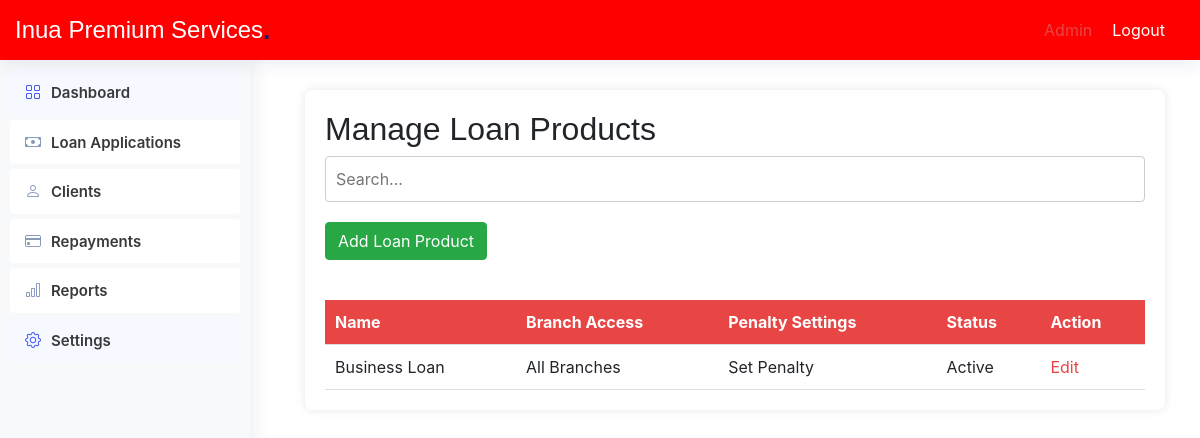
The page /admin/loan_products.php on the database its author committed.
### tables this page shows
CREATE TABLE `navigation_items` (
  `id` int(11) NOT NULL,
  `title` varchar(100) NOT NULL,
  `url` varchar(200) NOT NULL,
  `icon` varchar(50) DEFAULT NULL,
  `parent_id` int(11) DEFAULT NULL
);

CREATE TABLE `loan_products` (
  `id` int(11) NOT NULL,
  `name` varchar(255) NOT NULL,
  `branch_access` varchar(255) NOT NULL,
  `penalty_settings` varchar(255) NOT NULL,
  `status` enum('Active','Inactive') NOT NULL DEFAULT 'Active',
  `created_at` timestamp NOT NULL DEFAULT current_timestamp(),
  `updated_at` timestamp NOT NULL DEFAULT current_timestamp() ON UPDATE current_timestamp()
);

### includes/functions.php (called while the page is built, shortened)
<?php
function db_connect() {
    $host = 'localhost';
    $db = 'microfinance';
    $user = 'root';
    $pass = '';
    try {
        return new PDO("mysql:host=$host;dbname=$db", $user, $pass, [
            PDO::ATTR_ERRMODE => PDO::ERRMODE_EXCEPTION,
            PDO::ATTR_DEFAULT_FETCH_MODE => PDO::FETCH_ASSOC,
        ]);
    } catch (PDOException $e) {
        die('Connection failed: ' . $e->getMessage());
    }
}
function getLoanProducts() {
    $conn = db_connect();
    $stmt = $conn->query("SELECT * FROM loan_products");
    return $stmt->fetchAll(PDO::FETCH_ASSOC);
}
function getUserRole($userId) {
    $conn = db_connect();
    $stmt = $conn->prepare("SELECT role_id FROM users WHERE id = ?");
    $stmt->execute([$userId]);
    return $stmt->fetchColumn();
}
function getNavigationItems($roleId) {
    try {
        $conn = db_connect();
        $stmt = $conn->prepare("
            SELECT ni.id, ni.title, ni.url, ni.icon, ni.parent_id
            FROM navigation_items ni
            INNER JOIN navigation_item_roles nir ON ni.id = nir.navigation_item_id
            WHERE nir.role_id = :role_id
        ");
        $stmt->execute([':role_id' => $roleId]);
        $result = $stmt->fetchAll(PDO::FETCH_ASSOC);
        return $result ?: [];
    } catch (PDOException $e) {
        error_log('Database query error: ' . $e->getMessage());
        return [];
    } finally {
        $conn = null;
    }
}
?>

### admin/loan_products.php (the view, shortened to what this page needs)
<?php
include '../includes/functions.php';
$loanProducts = getLoanProducts();
?>
<!DOCTYPE html>
<html lang="en">
<head>
    <link rel="stylesheet" href="https://cdnjs.cloudflare.com/ajax/libs/bootstrap/5.3.3/css/bootstrap.min.css" />
    <link href="assets/vendor/bootstrap/css/bootstrap.min.css" rel="stylesheet">
    <link href="assets/vendor/bootstrap-icons/bootstrap-icons.css" rel="stylesheet">
    <link href="assets/css/style.css" rel="stylesheet">
</head>
<body>
   <?php include 'includes/header.php'; ?>
    <?php include '../includes/sidebar.php'; ?>
    <main class="main">
        <div class="container">
            <div class="table-container">
                <h2>Manage Loan Products</h2>
                <div class="search-container">
                    <input type="text" placeholder="Search...">
                </div>
                <button class="btn btn-success mb-3" data-bs-toggle="modal" data-bs-target="#addLoanProductModal">Add Loan Product</button>
                <br>
                <br>
                <table>
                    <thead>
                        <tr>
                            <th>Name</th>
                            <th>Branch Access</th>
                            <th>Penalty Settings</th>
                            <th>Status</th>
                            <th>Action</th>
                        </tr>
                    </thead>
                    <tbody>
                    <?php
                        foreach ($loanProducts as $product) {
                            echo "<tr>
                                <td>{$product['name']}</td>
                                <td>{$product['branch_access']}</td>
                                <td>{$product['penalty_settings']}</td>
                                <td>{$product['status']}</td>
                                <td><button class='btn-action'>Edit</button></td>
                            </tr>";
                        }
                    ?>
                    </tbody>
                </table>
            </div>
        </div>
    </main>
</body>
</html>

### includes/sidebar.php (shortened to what this page needs)
<?php
$userId = 1;
$roleId = getUserRole($userId);
$navItems = getNavigationItems($roleId);
function renderNavItems($items, $parentId = NULL) {
    $html = '';
    foreach ($items as $item) {
        if ($item['parent_id'] == $parentId) {
            $subItems = array_filter($items, function($i) use ($item) {
                return $i['parent_id'] == $item['id'];
            });
            $hasSubItems = !empty($subItems);
            $html .= '<li class="nav-item">';
            $html .= '<a class="nav-link' . ($hasSubItems ? ' collapsed' : '') . '" href="' . $item['url'] . '"';
            if ($hasSubItems) {
                $html .= ' data-bs-toggle="collapse" data-bs-target="#collapse-' . $item['id'] . '" aria-expanded="false" aria-controls="collapse-' . $item['id'] . '"';
            }
            $html .= '>';
            if ($item['icon']) {
                $html .= '<i class="' . $item['icon'] . '" title="' . $item['title'] . '"></i>';
            }
            $html .= '<span>' . $item['title'] . '</span>';
            $html .= '</a>';
            if ($hasSubItems) {
                $html .= '<ul id="collapse-' . $item['id'] . '" class="collapse list-unstyled">';
                $html .= renderNavItems($items, $item['id']);
                $html .= '</ul>';
            }
            $html .= '</li>';
        }
    }
    return $html;
}
?>
<!DOCTYPE html>
<html lang="en">
<head>
    <link rel="stylesheet" href="../assets/css/bootstrap.min.css">
</head>
<body>
    <aside class="sidebar">
        <ul class="sidebar-nav" id="sidebar-nav">
            <?= renderNavItems($navItems) ?>
        </ul>
    </aside>
</body>
</html>

### admin/assets/css/style.css (style rules this page uses)
:root { scroll-behavior: smooth; }
body { font-family: "Open Sans", sans-serif; background: #f6f9ff; color: #444444; }
a { color: #4154f1; text-decoration: none; }
h1, h2, h3, h4, h5, h6 { font-family: "Nunito", sans-serif; }
.sidebar { position: fixed; top: 60px; left: 0; bottom: 0; width: 300px; z-index: 996; transition: all 0.3s; padding: 20px; overflow-y: auto; scrollbar-width: thin; scrollbar-color: #aab7cf transparent; box-shadow: 0px 0px 20px rgba(1, 41, 112, 0.1); background-color: #fff; }
.sidebar-nav { padding: 0; margin: 0; list-style: none; }
.sidebar-nav li { padding: 0; margin: 0; list-style: none; }
.sidebar-nav .nav-item { margin-bottom: 5px; }
.sidebar-nav .nav-link { display: flex; align-items: center; font-size: 15px; font-weight: 600; color: #4154f1; transition: 0.3; background: #f6f9ff; padding: 10px 15px; border-radius: 4px; }
.sidebar-nav .nav-link i { font-size: 16px; margin-right: 10px; color: #4154f1; }
.sidebar-nav .nav-link.collapsed { color: #012970; background: #fff; }
.sidebar-nav .nav-link.collapsed i { color: #899bbd; }

### admin/loan_products.php (style rules this page uses)
body { background-color: #f8f9fa; color: #212529; font-family: 'Open Sans', sans-serif; margin: 0; }
.sidebar { background-color: #ffffff; color: #3a3939; padding: 20px; width: 250px; position: fixed; height: 100%; top: 60px; left: 0; overflow: auto; }
.sidebar .nav-item .nav-link { color: #3a3939; padding: 10px 15px; text-decoration: none; display: block; }
.main { margin-left: 270px; padding: 20px; margin-top: 70px; }
.table-container { background-color: #ffffff; border-radius: 8px; padding: 20px; box-shadow: 0 0 10px rgba(0, 0, 0, 0.1); }
table { width: 100%; border-collapse: collapse; }
th, td { padding: 10px; text-align: left; border-bottom: 1px solid #ddd; }
th { background-color: #e84545; color: #ffffff; }
.btn-action { margin: 0; padding: 0; border: none; background: none; cursor: pointer; color: #e84545; }
.search-container { margin-bottom: 20px; }
.search-container input { width: 100%; padding: 10px; border: 1px solid #ccc; border-radius: 4px; }

### includes/sidebar.php (style rules this page uses)
.sidebar { background-color: #f8f9fa; padding: 10px; height: 100vh; width: 250px; position: fixed; }
.sidebar .nav-link { color: #333; display: block; padding: 10px; text-decoration: none; }

### rows shown on the page
navigation_items: title "Dashboard"
navigation_items: title "Loan Applications"
navigation_items: title "Clients"
navigation_items: title "Repayments"
navigation_items: title "Reports"
navigation_items: title "Settings"
loan_products: name "Business Loan", branch_access "All Branches", penalty_settings "Set Penalty", status "Active"
